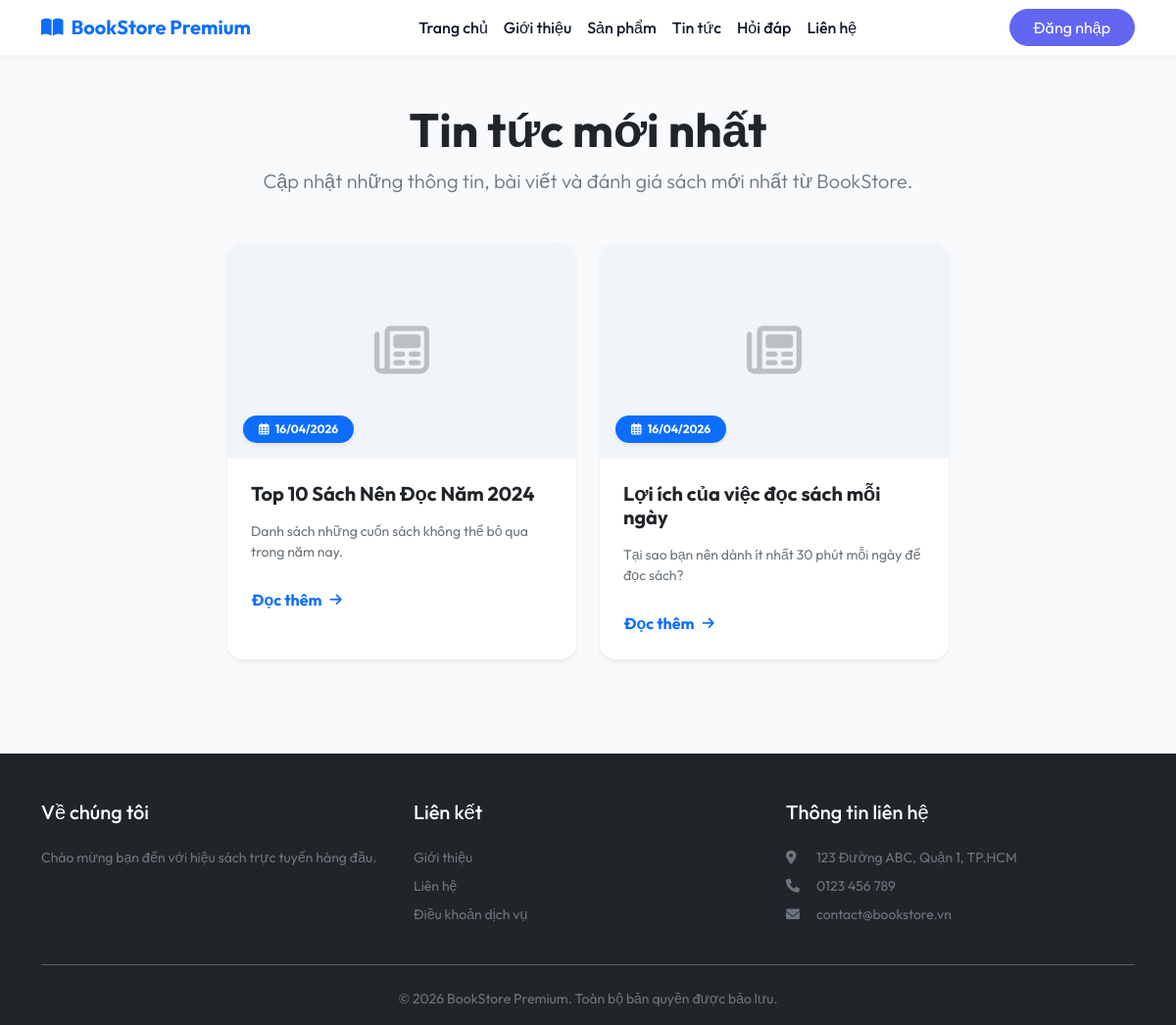
The page /public/news on the database its author committed.
### tables this page shows
CREATE TABLE IF NOT EXISTS articles (
    id INT AUTO_INCREMENT PRIMARY KEY,
    title VARCHAR(255) NOT NULL,
    content TEXT NOT NULL,
    summary TEXT,
    author VARCHAR(100),
    image VARCHAR(255),
    seo_keywords VARCHAR(255),
    seo_description VARCHAR(255),
    status ENUM('draft', 'published') DEFAULT 'published',
    created_at TIMESTAMP DEFAULT CURRENT_TIMESTAMP,
    updated_at TIMESTAMP DEFAULT CURRENT_TIMESTAMP ON UPDATE CURRENT_TIMESTAMP
);

### app/core/Controller.php (called while the page is built, shortened)
<?php
class Controller {
    public function model($model) {
        return new $model();
    }
    public function view($view, $data = []) {
        require_once '../app/views/' . $view . '.php';
    }
}

### app/controllers/NewsController.php (called while the page is built, shortened)
<?php
class NewsController extends Controller
{
    private $articleModel;
    private $settingModel;
    public function __construct()
    {
        $this->articleModel = $this->model('Article');
        $this->settingModel = $this->model('Setting');
    }
    public function index()
    {
        $settings = $this->settingModel->getAll();
        $articles = $this->articleModel->list();
        $data = [
            'settings' => $settings,
            'articles' => $articles,
            'title' => 'Tin tức'
        ];
        $this->view('client/news/index', $data);
    }
}

### app/core/App.php (called while the page is built, shortened)
<?php
class App
{
    protected $method = 'index';
    public function __construct()
    {
        $url = $this->parseUrl();
        if (file_exists('../app/controllers/' . $url[0] . 'Controller.php')) {
            unset($url[0]);
        }
        $this->controller = new $this->controller;
        $this->params = $url ? array_values($url) : [];
        call_user_func_array([$this->controller, $this->method], $this->params);
    }
    public function parseUrl()
    {
        if (isset($_GET['url'])) {
            return explode('/', filter_var(rtrim($_GET['url'], '/'), FILTER_SANITIZE_URL));
        }
        return [];
    }
}

### public/index.php (called while the page is built, shortened)
<?php
require_once '../app/core/App.php';
require_once '../app/core/Controller.php';
require_once '../app/core/Database.php';
$app = new App();

### app/core/Database.php (called while the page is built, shortened)
<?php
class Database {
    private $host = DB_HOST;
    private $user = DB_USER;
    private $pass = DB_PASS;
    private $dbname = DB_NAME;
    private $dbh;
    private $stmt;
    public function __construct() {
        $dsn = 'mysql:host=' . $this->host . ';dbname=' . $this->dbname;
        $options = array(
            PDO::ATTR_PERSISTENT => true,
            PDO::ATTR_ERRMODE => PDO::ERRMODE_EXCEPTION
        );
        try {
            $this->dbh = new PDO($dsn, $this->user, $this->pass, $options);
        } catch (PDOException $e) {
            $this->error = $e->getMessage();
            echo $this->error;
        }
    }
    public function query($sql) {
        if ($this->dbh) {
            $this->stmt = $this->dbh->prepare($sql);
        } else {
            die("Database connection failed. Please check your configuration and ensure the database exists.");
        }
    }
    public function execute() {
        return $this->stmt->execute();
    }
    public function resultSet() {
        $this->execute();
        return $this->stmt->fetchAll(PDO::FETCH_OBJ);
    }
}

### app/models/Article.php (called while the page is built, shortened)
<?php
class Article
{
    private $db;
    public function __construct()
    {
        $this->db = new Database();
    }
    public function list()
    {
        $this->db->query("SELECT * FROM articles WHERE status = 'published' ORDER BY created_at DESC");
        return $this->db->resultSet();
    }
}

### app/views/client/news/index.php (the view)
<?php require_once '../app/views/client/layout/header.php'; ?>
<main class="container py-5">
    <div class="text-center mb-5">
        <h1 class="display-5 fw-bold text-dark">Tin tức mới nhất</h1>
        <p class="lead text-secondary">Cập nhật những thông tin, bài viết và đánh giá sách mới nhất từ BookStore.</p>
    </div>
    <div class="row g-4 justify-content-center">
        <?php foreach ($data['articles'] as $article): ?>
            <div class="col-md-6 col-lg-4">
                <div class="card h-100 border-0 shadow-sm rounded-4 overflow-hidden transition-hover">
                    <div class="article-image position-relative" style="height: 220px; background: #f1f5f9;">
                        <?php if ($article->image): ?>
                            <img src="<?php echo BASE_URL . $article->image; ?>"
                                class="card-img-top h-100 w-100 object-fit-cover" alt="<?php echo $article->title; ?>">
                        <?php else: ?>
                            <div class="d-flex align-items-center justify-content-center h-100 opacity-25">
                                <i class="fas fa-newspaper display-4"></i>
                            </div>
                        <?php endif; ?>
                        <div class="position-absolute bottom-0 start-0 p-3">
                            <span class="badge bg-primary rounded-pill px-3 py-2 shadow-sm">
                                <i class="far fa-calendar-alt me-1"></i>
                                <?php echo date('d/m/Y', strtotime($article->created_at)); ?>
                            </span>
                        </div>
                    </div>
                    <div class="card-body p-4">
                        <h3 class="h5 fw-bold mb-3">
                            <a href="<?php echo BASE_URL . 'news/detail/' . $article->id; ?>"
                                class="text-dark text-decoration-none transition-color">
                                <?php echo $article->title; ?>
                            </a>
                        </h3>
                        <p class="card-text text-secondary mb-4 small line-clamp-3">
                            <?php echo $article->summary; ?>
                        </p>
                        <a href="<?php echo BASE_URL . 'news/detail/' . $article->id; ?>"
                            class="btn btn-link p-0 text-primary fw-bold text-decoration-none d-inline-flex align-items-center gap-2">
                            Đọc thêm <i class="fas fa-arrow-right small"></i>
                        </a>
                    </div>
                </div>
            </div>
        <?php endforeach; ?>
    </div>
</main>
<?php require_once '../app/views/client/layout/footer.php'; ?>

### public/css/main.css (style rules this page uses)
:root { --primary-color: #6366f1; --primary-hover: #4f46e5; --dark-color: #0f172a; --secondary-color: #64748b; --light-bg: #f8fafc; }
body { font-family: 'Outfit', sans-serif; background-color: var(--light-bg); color: var(--dark-color); }
.transition-hover { transition: transform 0.3s ease, box-shadow 0.3s ease; }
.transition-color { transition: color 0.3s; }
.line-clamp-3 { display: -webkit-box; -webkit-line-clamp: 3; -webkit-box-orient: vertical; line-clamp: 3; overflow: hidden; }

### rows shown on the page
articles: created_at "16/04/2026", title "Top 10 Sách Nên Đọc Năm 2024", summary "Danh sách những cuốn sách không thể bỏ qua trong năm nay."
articles: created_at "16/04/2026", title "Lợi ích của việc đọc sách mỗi ngày", summary "Tại sao bạn nên dành ít nhất 30 phút mỗi ngày để đọc sách?"

### other values the page prints
$data['settings']['site_name'] "BookStore Premium"
$data['settings']['site_intro'] "Chào mừng bạn đến với hiệu sách trực tuyến hàng đầu."
$data['settings']['site_address'] "123 Đường ABC, Quận 1, TP.HCM"
$data['settings']['site_phone'] "0123 456 789"
$data['settings']['site_email'] "contact@bookstore.vn"
